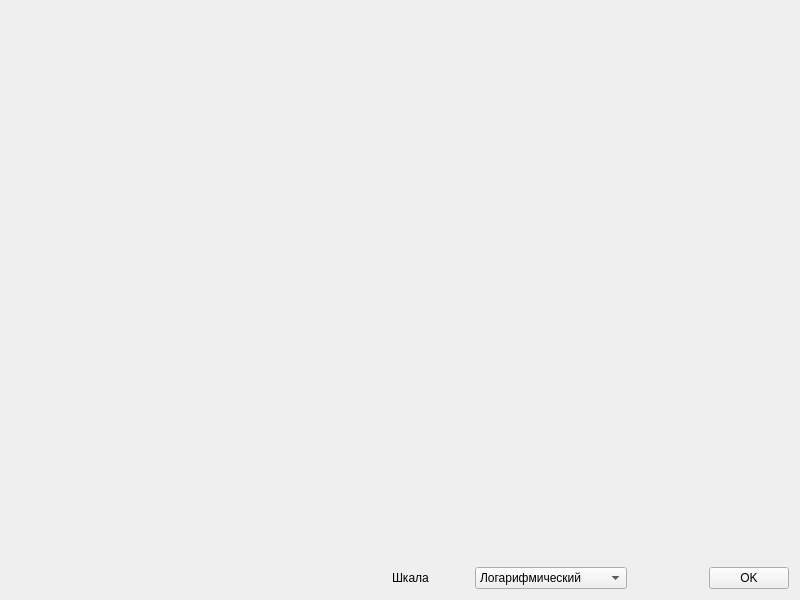
<?xml version="1.0" encoding="UTF-8"?>
<ui version="4.0">
 <class>FrameSpectrum</class>
 <widget class="QWidget" name="FrameSpectrum">
  <property name="windowModality">
   <enum>Qt::ApplicationModal</enum>
  </property>
  <property name="geometry">
   <rect>
    <x>0</x>
    <y>0</y>
    <width>800</width>
    <height>600</height>
   </rect>
  </property>
  <property name="minimumSize">
   <size>
    <width>600</width>
    <height>600</height>
   </size>
  </property>
  <property name="windowTitle">
   <string>График спектра</string>
  </property>
  <property name="windowIcon">
   <iconset>
    <normaloff>../icons/spectrum.png</normaloff>../icons/spectrum.png</iconset>
  </property>
  <layout class="QVBoxLayout" name="verticalLayout" stretch="12,1">
   <item>
    <layout class="QVBoxLayout" name="imageLayout">
     <item>
      <widget class="QWidget" name="imageWidget" native="true">
       <property name="sizePolicy">
        <sizepolicy hsizetype="Expanding" vsizetype="Preferred">
         <horstretch>0</horstretch>
         <verstretch>0</verstretch>
        </sizepolicy>
       </property>
      </widget>
     </item>
    </layout>
   </item>
   <item>
    <layout class="QHBoxLayout" name="horizontalLayout" stretch="5,0,0,2,1,0">
     <item>
      <spacer name="horizontalSpacer">
       <property name="orientation">
        <enum>Qt::Horizontal</enum>
       </property>
       <property name="sizeHint" stdset="0">
        <size>
         <width>40</width>
         <height>20</height>
        </size>
       </property>
      </spacer>
     </item>
     <item>
      <widget class="QLabel" name="labelScale">
       <property name="text">
        <string>Шкала</string>
       </property>
      </widget>
     </item>
     <item>
      <spacer name="horizontalSpacer_3">
       <property name="orientation">
        <enum>Qt::Horizontal</enum>
       </property>
       <property name="sizeHint" stdset="0">
        <size>
         <width>40</width>
         <height>20</height>
        </size>
       </property>
      </spacer>
     </item>
     <item>
      <widget class="QComboBox" name="comboBoxScale">
       <item>
        <property name="text">
         <string>Логарифмический</string>
        </property>
       </item>
       <item>
        <property name="text">
         <string>Линейный</string>
        </property>
       </item>
      </widget>
     </item>
     <item>
      <spacer name="horizontalSpacer_2">
       <property name="orientation">
        <enum>Qt::Horizontal</enum>
       </property>
       <property name="sizeHint" stdset="0">
        <size>
         <width>40</width>
         <height>20</height>
        </size>
       </property>
      </spacer>
     </item>
     <item>
      <widget class="QPushButton" name="buttonOk">
       <property name="text">
        <string>OK</string>
       </property>
      </widget>
     </item>
    </layout>
   </item>
  </layout>
 </widget>
 <resources/>
 <connections/>
</ui>
